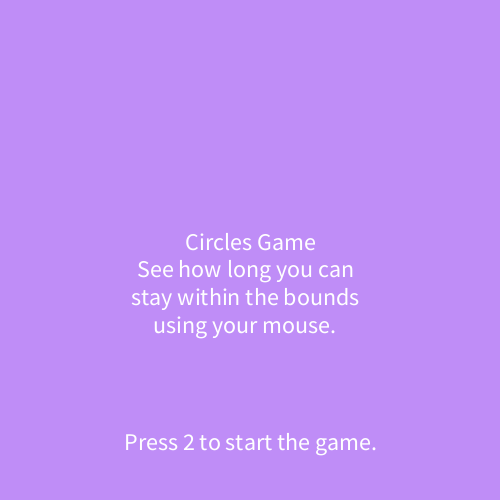
Frame 1 (no input)
Frame 60 (the mouse pressed at the canvas centre just before this capture): identical to frame 1, image omitted
Frame 120 (the mouse held since frame 60 and released just before this capture): identical to frame 1, image omitted

The Processing sketch that drew this single still picture (run headless with seeded random() and noise(); from frame 60 on, the mouse is pressed at the canvas centre):

// Processing sketch: Midterm_WIP_1
// ── Midterm_WIP_1.pde
// Shanice Smith, Circles Game
// Instructions: Stay within the bounds of the sketch as long as possible you draw the given Animal or Object

// TODOS:
// 1. game funtionality - stay within bounds
// 2. add timer
// 3. add sound
// 4. add game over state when out of bounds
// 5. styling

String state = "start";
String[] drawIdeas = {"Bird", "Dog", "Vase", "Bird"};
int currentTime = 0;

int R = (int)random(130, 255);
int G = (int)random(130, 255);
int B = (int)random(130, 255);

void setup () {
  size(500, 500);
  textAlign(CENTER);
  textSize(24);
}

void draw () {
  if (state == "start") {
    background(191, 141, 247);
    fill(255);
    text("Circles Game", width/2, height/2);
    text("See how long you can stay within the bounds using your mouse.", 120, 260, width/2, height/2 + 30);
    text("Press 2 to start the game.", width/2, height/2 + 200);
  }
  
  if (state == "play") {
    currentTime = millis();
    
    background(255);
    fill(0);
    text("Time Played: ", width/2, 30);
    text(currentTime, width/2 + 20, 30);
    
    // func call
    circleParty();
    
    // line info
    stroke(R, G, B);
    strokeWeight(15);
    line(mouseX - 10, mouseY, mouseX - 10, mouseY);
  }
  
  if (state == "game over") {
    background(141, 201, 247);
    fill(255);
    text("Oh no! You stepped out of bounds.", width/2, height/2);
    text("You played for: time", width/2, height/2 + 30);
    text("Press 1 to try again.", width/2, height/2 + 200);
  }
  

}

void mouseMoved () { // changes colors of circles every mouse movement
  R = (int)random(130, 255);
  G = (int)random(130, 255);
  B = (int)random(130, 255);
}

void circleParty () {
  noStroke();
  fill(R, G, B);
  
  for (int i = 25; i < 500; i += 100) {
    for (int j = 25; i < 500; i += 50){
      ellipse(j, i, 50, 50);
    }
  }
  
  for (int i = 475; i > 0; i -= 100) {
    for (int j = 475; i > 0; i -= 50){
      ellipse(j, i, 50, 50);
    }
  }
}

void mouseDragged () {
    fill(R, G, B);
    ellipse(mouseX - 10, mouseY, 5, 5);
    
    if (mouseX > 475 || mouseX < 25) {
      R = (int)random(130, 255);
      G = (int)random(130, 255);
      B = (int)random(130, 255);
    }
}

void keyPressed () {
  if (key == '2') {
    state = "play";
  }
  if (key == '3') {
    state = "game over";
  }
  if (key == '1') {
    state = "start";
  }
}
